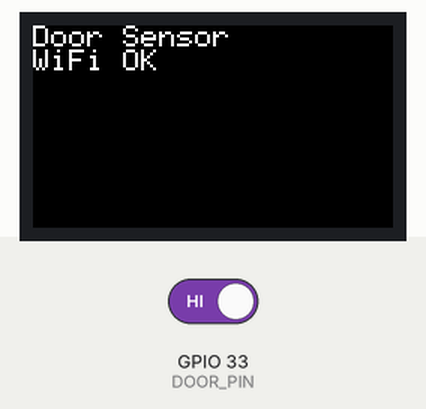
This sketch was run on a simulated ESP32. On the bench: 240×135 colour display. Inputs (shaded band) come from the test bench; at power-on: GPIO 33 (DOOR_PIN) HIGH. WiFi joins after 1.5 s; servers stay silent unless stated; what the sketch prints to the serial monitor is not drawn.

Above: at 2.8 s.
2.9 s: GPIO 33 (DOOR_PIN) driven LOW
At 3.4 s:
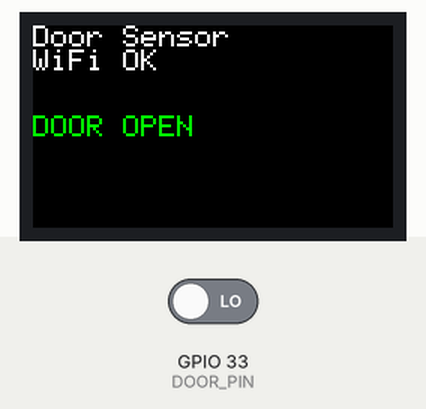
4.5 s: GPIO 33 (DOOR_PIN) driven HIGH
At 5.3 s:
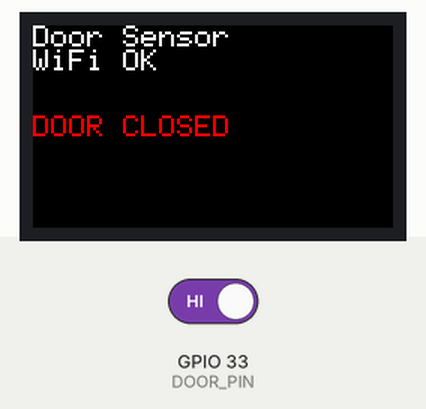
Timing chart, 0 to 7.5 s (numbered marks = the images above; inputs shaded):
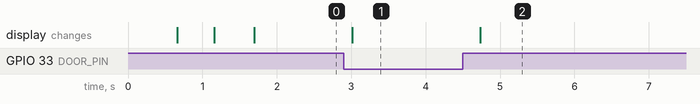

Measured:
- after the input at 2.9 s, the display: changes after 0.12 s (image 1)
- after the input at 4.5 s, the display: changes after 0.23 s (image 2)

The sketch:

DOOR2_PIN.ino
```cpp
#include <M5StickCPlus2.h>
#include <WiFi.h>
#include <HTTPClient.h>

// WiFi設定
const char* WIFI_SSID = "********";
const char* WIFI_PASS = "********";

// 統括M5のIP
const char* SERVER_IP = "********";

// ドアセンサGPIO
#define DOOR_PIN 33   // 動作確認済みピン

// 状態管理
int lastState = HIGH;
unsigned long lastSendTime = 0;
const unsigned long sendInterval = 3000; // 連続送信防止（3秒）

// ドア通知関数
void sendDoorSignal() {
  if (WiFi.status() != WL_CONNECTED) return;

  HTTPClient http;
  String url = "http://" + String(SERVER_IP) + "/door";

  http.begin(url);
  int code = http.GET();
  Serial.println("Door send: " + String(code));
  http.end();
}

// 初期化
void setup() {
  M5.begin();
  Serial.begin(115200);

  M5.Lcd.setRotation(1);
  M5.Lcd.setTextSize(2);

  pinMode(DOOR_PIN, INPUT);

  // WiFi接続
  M5.Lcd.print("Connecting WiFi");

  WiFi.begin(WIFI_SSID, WIFI_PASS);
  while (WiFi.status() != WL_CONNECTED) {
    delay(500);
    M5.Lcd.print(".");
  }

  M5.Lcd.fillScreen(BLACK);
  M5.Lcd.setCursor(0, 0);
  M5.Lcd.println("Door Sensor");
  M5.Lcd.println("WiFi OK");
}

// メインループ
void loop() {
  int state = digitalRead(DOOR_PIN);

  // 状態変化検知
  if (state != lastState) {
    unsigned long now = millis();

    if (now - lastSendTime > sendInterval) {
      sendDoorSignal();
      lastSendTime = now;
    }

    // 画面表示
    M5.Lcd.fillRect(0, 60, 240, 60, BLACK);
    M5.Lcd.setCursor(0, 60);

    if (state == HIGH) {
  M5.Lcd.setTextColor(RED);
  M5.Lcd.println("DOOR CLOSED");
} else {
  M5.Lcd.setTextColor(GREEN);
  M5.Lcd.println("DOOR OPEN");
}

    lastState = state;
  }

  delay(100);
}
```
